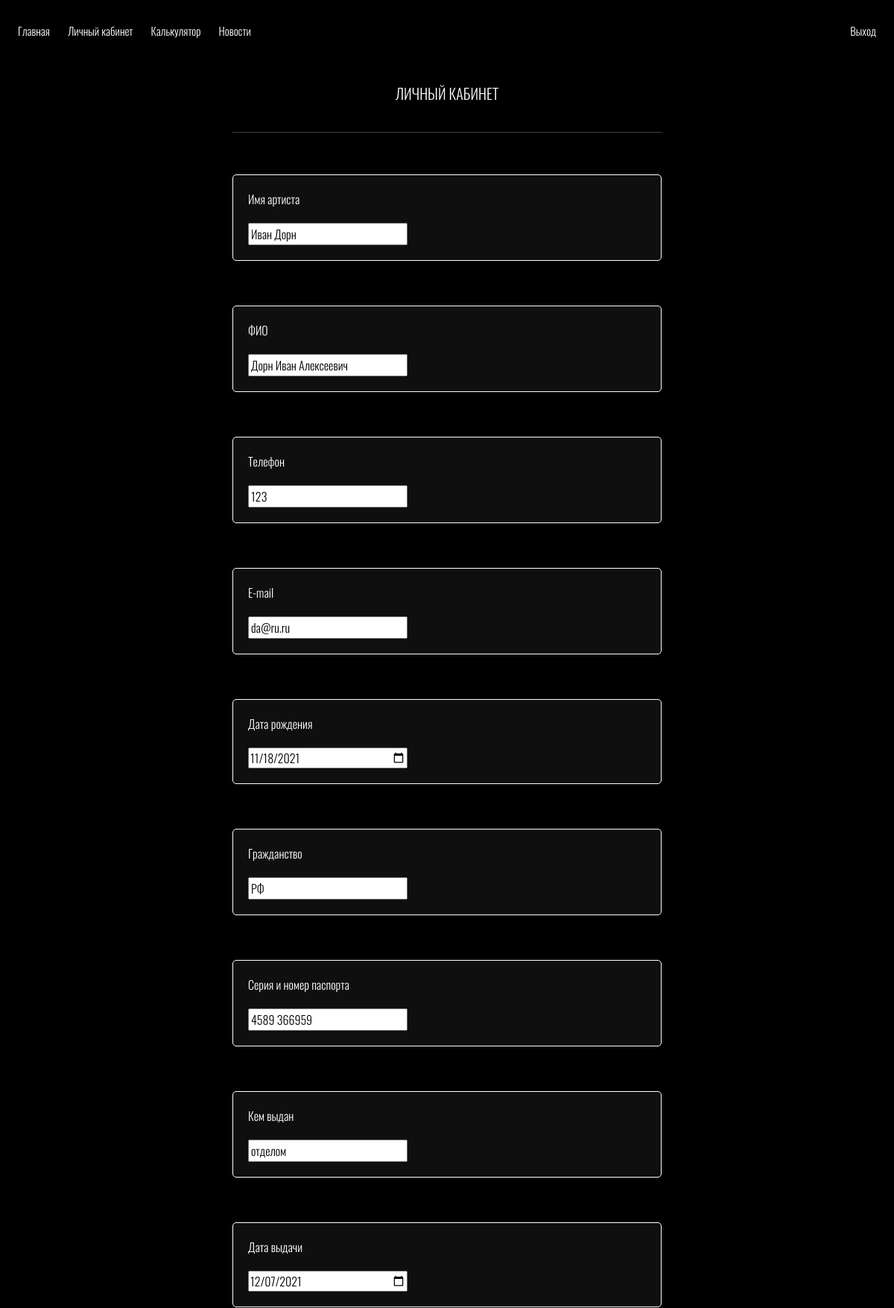
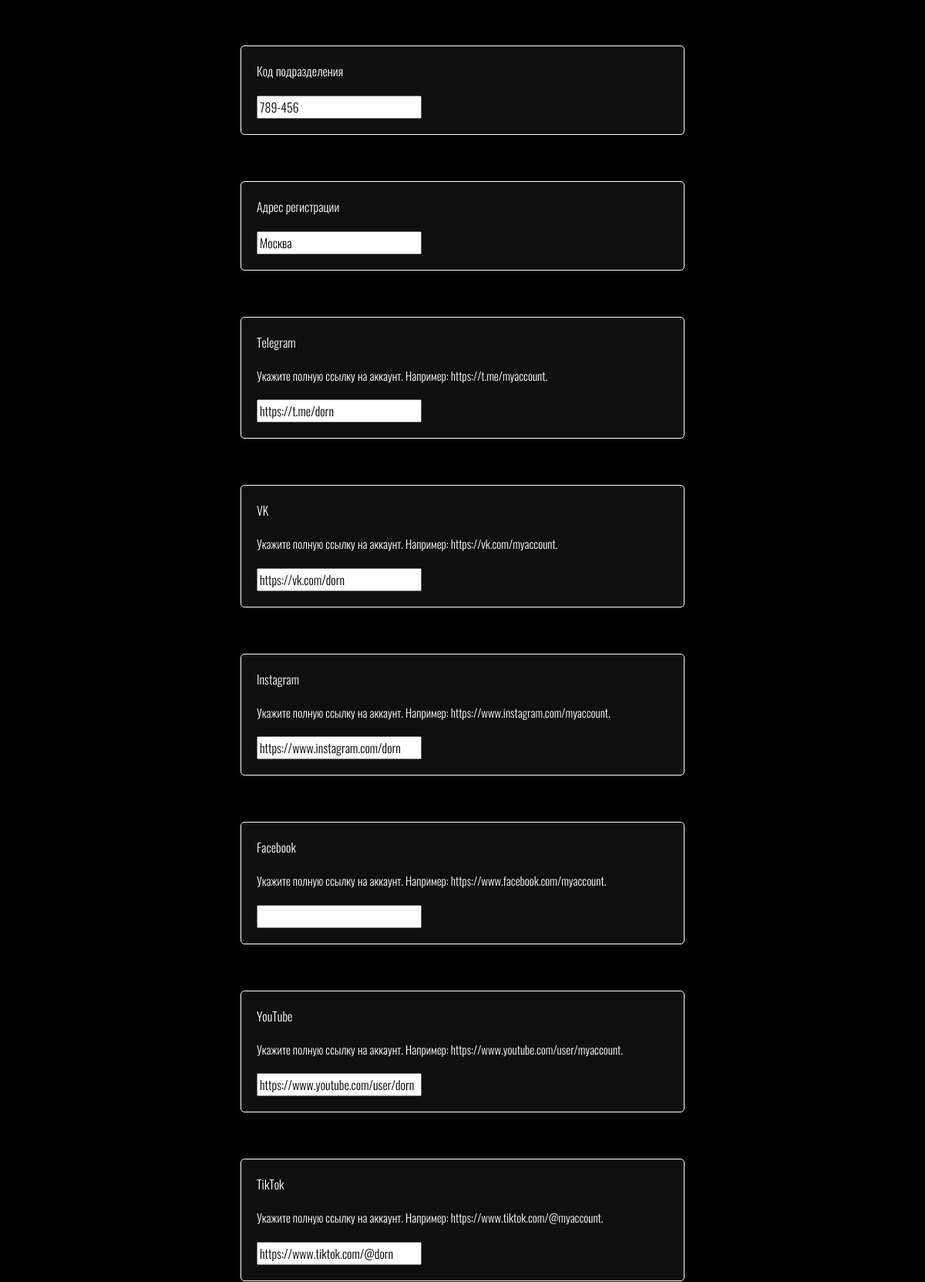
Page /myaccount/ (signed in, upper part) on the committed database (2 pictures, top to bottom).
### lk/models.py (models this page shows)
class Lk(models.Model):
    name = models.CharField(max_length=100, verbose_name='Имя артиста', null=True, blank=True)
    fio = models.CharField(max_length=100, verbose_name='ФИО', null=True, blank=True)
    phone = models.CharField(max_length=12, verbose_name='Телефон', null=True, blank=True)
    email = models.EmailField(verbose_name='E-mail', null=True, blank=True)
    birthday = models.DateField(verbose_name='Дата рождения', null=True, blank=True)
    citizen = models.CharField(max_length=100, verbose_name='Гражданство', null=True, blank=True)
    series_num = models.CharField(max_length=100, verbose_name='Серия и номер паспорта', null=True, blank=True)
    who_issued = models.CharField(max_length=500, verbose_name='Кем выдан', null=True, blank=True)
    when_issued = models.DateField(verbose_name='Дата выдачи', null=True, blank=True)
    code_pod = models.CharField(max_length=100, verbose_name='Код подразделения', null=True, blank=True)
    reg = models.CharField(max_length=2024, verbose_name='Адрес регистрации', null=True, blank=True)
    telegram = models.CharField(max_length=100, verbose_name='Telegram', null=True, blank=True)
    vk = models.CharField(max_length=100, verbose_name='VK', null=True, blank=True)
    inst = models.CharField(max_length=100, verbose_name='Instagram', null=True, blank=True)
    facebook = models.CharField(max_length=100, verbose_name='Facebook', null=True, blank=True)
    youtube = models.CharField(max_length=100, verbose_name='YouTube', null=True, blank=True)
    tiktok = models.CharField(max_length=100, verbose_name='TikTok', null=True, blank=True)
    user = models.ForeignKey(User, on_delete=models.CASCADE, null=True)

### lk/views.py (the view, shortened to what this page needs)
# urls.py: path('', LkView.as_view(), name='lk'),
class LkView(LoginRequiredMixin, FormView):
    template_name = 'lk/lk.html'
    form_class = LkForm
    form_title = 'Личный кабинет'
    def get(self, request, *args, **kwargs):
        user = User.objects.get(username = request.user)
        lk = Lk.objects.filter(user_id = user.id)
        if lk:
            lk_dict = model_to_dict(*lk)
            lk_dict['user'] = user
            form = self.form_class(initial = lk_dict)
        else:
            form = self.form_class(initial = {'user': user})
        return render(request, self.template_name, {'form': form, 'form_title': self.form_title})

### lk/forms.py
class LkForm(ModelForm):
    class Meta:
        model = Lk
        fields = '__all__'
        widgets = {
            'birthday': Input(attrs={'type': 'date'}),
            'when_issued': Input(attrs={'type': 'date'}),
            'user': HiddenInput,
        }
        help_texts = {
            'telegram': 'Укажите полную ссылку на аккаунт. Например: https://t.me/myaccount.',
            'vk': 'Укажите полную ссылку на аккаунт. Например: https://vk.com/myaccount.',
            'inst': 'Укажите полную ссылку на аккаунт. Например: https://www.instagram.com/myaccount.',
            'facebook': 'Укажите полную ссылку на аккаунт. Например: https://www.facebook.com/myaccount.',
            'youtube': 'Укажите полную ссылку на аккаунт. Например: https://www.youtube.com/user/myaccount.',
            'tiktok': 'Укажите полную ссылку на аккаунт. Например: https://www.tiktok.com/@myaccount.',
        }

### lk/templates/lk/lk.html (shortened to what this page needs)
{% extends 'base.html' %}
{% load static %}
{% block header %}
{% include '_nav.html' %}
{% endblock %}
{% block body %}
<div class="container-xxl !direction !spacing">
    <div class="row ${1| ,row-cols-2,row-cols-3, auto,justify-content-md-center,|}">
        <div class="col-md-6 col-sm-8 col-10 release-header">
            <h5>{{ form_title }}</h5><hr>
        </div>
    </div>
    <form method="POST" action="" novalidate enctype="multipart/form-data">
        <div class="row ${1| ,row-cols-2,row-cols-3, auto,justify-content-md-center,|}">
            <div class="col-md-6 col-sm-8 col-10 release-form">
                {% for item in form.visible_fields %}
                    <div>
                        <p>{{ item.label }}</p>
                        {% autoescape off %}
                        <p style="font-size: 15px;">{{ item.help_text }}</p>
                        {% endautoescape %}
                        <p>{{ item }}</p>
                    </div>
                {% endfor %}
            </div>
        </div>
    </form>
</div>
{% endblock %}

### templates/static/css/main.css (style rules this page uses)
body { background-color: black; position: relative; }
.release-header { margin: auto; font-family: var(--oswald_light); color: white; }
.release-header h5 { text-align: center; text-transform: uppercase; margin-bottom: 40px; }
.release-form { margin: auto; margin-top: 40px; }
.release-form > div { border: solid 1px white; border-radius: 5px; background-color: #0f0f0f; margin-bottom: 60px; font-family: var(--oswald_light); color: white; }
.release-form input { width: 40%; }
.release-form p { margin: 20px 20px 20px 20px; }

### rows in the picture
Lk: visible_fields "Иван Дорн" "Дорн Иван Алексеевич" "123" "da@ru.ru" "11/18/2021" "РФ" "4589 366959" "отделом" "12/07/2021" "789-456" "Москва" "https://t.me/dorn" "https://vk.com/dorn" "https://www.instagram.com/dorn" "https://www.youtube.com/user/dorn" "https://www.tiktok.com/@dorn"

### other values in the picture
{{ item.label }} "Имя артиста" "ФИО" "Телефон" "E-mail" "Дата рождения" "Гражданство" "Серия и номер паспорта" "Кем выдан" "Дата выдачи" "Код подразделения" "Адрес регистрации" "Telegram" "VK" "Instagram" "Facebook" "YouTube" "TikTok"
{{ item.help_text }} "Укажите полную ссылку на аккаунт. Например: https://t.me/myaccount." "Укажите полную ссылку на аккаунт. Например: https://vk.com/myaccount." "Укажите полную ссылку на аккаунт. Например: https://www.instagram.com/myaccount." "Укажите полную ссылку на аккаунт. Например: https://www.facebook.com/myaccount." "Укажите полную ссылку на аккаунт. Например: https://www.youtube.com/user/myaccount." "Укажите полную ссылку на аккаунт. Например: https://www.tiktok.com/@myaccount."
